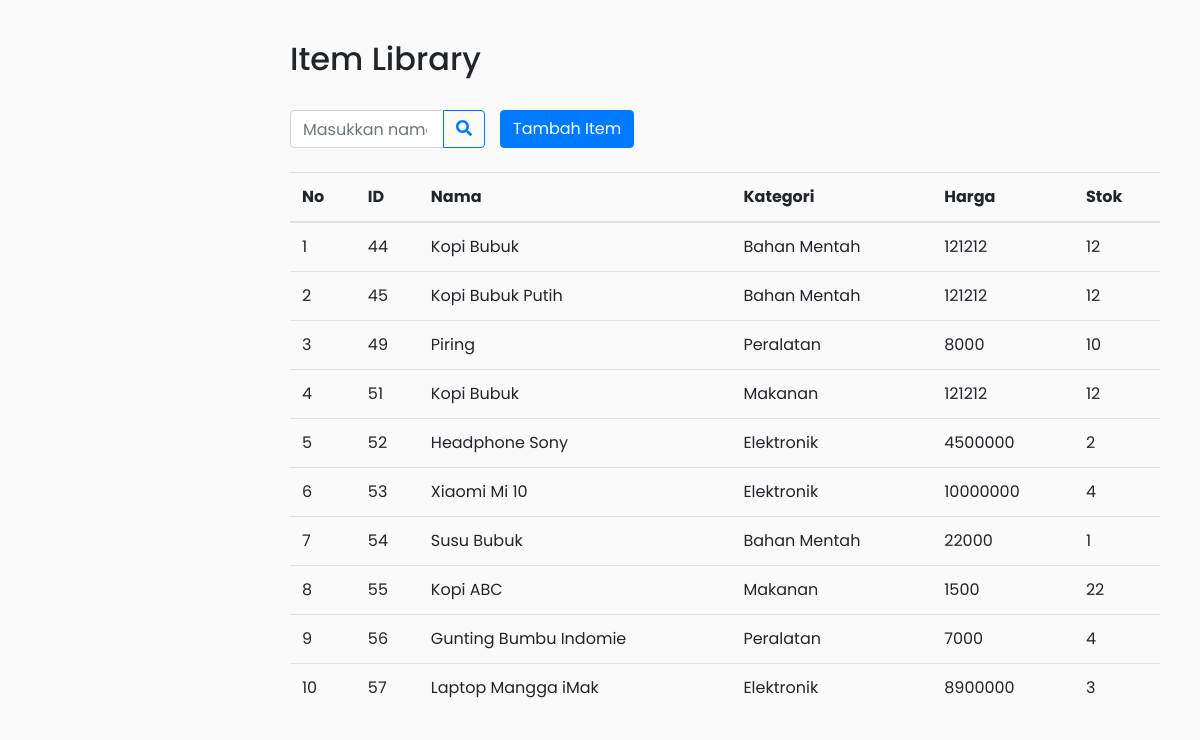
The page /library.php (signed in) on the database its author committed.
### tables this page shows
CREATE TABLE `tbl_item` (
  `id` int(11) NOT NULL,
  `name` varchar(32) NOT NULL,
  `category_id` int(3) NOT NULL,
  `price` float NOT NULL DEFAULT 0,
  `in_stock` int(6) NOT NULL
);

CREATE TABLE `tbl_category` (
  `id` int(11) NOT NULL,
  `name` varchar(30) NOT NULL
);

### util/config.php (called while the page is built, shortened)
<?php
function getDbConnection()
{
    try {
        $db = new PDO('mysql:host='.HOST.';dbname='.DATABASE.'', USER, PASSWORD);
        return $db;
    } catch (PDOException $e) {
        return "Error!: " . $e->getMessage();
        die();
    }
}
?>

### library.php (the view, shortened to what this page needs)
<!DOCTYPE html>
<html>
<head>
    <link rel="stylesheet" href="https://stackpath.bootstrapcdn.com/bootstrap/4.1.0/css/bootstrap.min.css">
    <link rel="stylesheet" href="css/sidenav.css">
    <link rel="stylesheet" href="css/util.css">
    <link rel="stylesheet" href="https://cdnjs.cloudflare.com/ajax/libs/malihu-custom-scrollbar-plugin/3.1.5/jquery.mCustomScrollbar.min.css">
</head>
<body>
    <div class="wrapper">
        <div id="content">
            <h2>Item Library</h2><br>
            <div class="row">
                <div class="input-group col-md-3">
                    <input class="form-control py-2" type="search" onkeyup="searchItem()" placeholder="Masukkan nama item" id="search-input">
                    <span class="input-group-append">
                        <button class="btn btn-outline-primary" type="button" onclick="searchItem()">
                            <i class="fa fa-search"></i>
                        </button>
                    </span>
                </div>
                <button class="btn btn-primary" data-toggle="modal" id="btn-add">Tambah Item</button>
            </div><br>
            <table class="table table-hover" id="table-item">
                <thead>
                    <tr>
                        <th scope="col">No</th>
                        <th scope="col">ID</th>
                        <th scope="col">Nama</th>
                        <th scope="col">Kategori</th>
                        <th scope="col">Harga</th>
                        <th scope="col">Stok</th>
                    </tr>
                </thead>
                <tbody>
                    <?php
                    require_once('./util/config.php');
                    $queryAllItems = getDbConnection()->query("SELECT * FROM tbl_item");
                    $no = 0;
                    if (!empty($queryAllItems)) {
                        while ($row  = $queryAllItems->fetch()) {
                            $no++;
                            $queryCategory = getDbConnection()->prepare("SELECT name FROM tbl_category WHERE id = :category_id");
                            $queryCategory->execute([
                                'category_id' => $row['category_id']
                            ]);
                            $categoryName = $queryCategory->fetchColumn();
                            echo "<tr>
                                    <td>" . $no . "</td>
                                    <td>" . $row['id'] . "</td>
                                    <td>" . $row['name'] . "</td>
                                    <td>" . $categoryName . "</td>
                                    <td>" . $row['price'] . "</td>
                                    <td>" . $row['in_stock'] . "</td>
                                </tr>";
                        }
                    } else {
                        echo "Data kosong";
                    }
                    ?>
                </tbody>
            </table>
                                            <?php
                                            require_once('./util/config.php');
                                            ?>
        </div>
    </div>
</body>
</html>

### css/sidenav.css (style rules this page uses)
body { font-family: 'Poppins', sans-serif; background: #fafafa; }
.wrapper { display: flex; width: 100%; }
#content { width: calc(100% - 250px); padding: 40px; min-height: 100vh; transition: all 0.3s; position: absolute; top: 0; right: 0; }

### rows shown on the page
tbl_item: id "44", name "Kopi Bubuk", category.name "Bahan Mentah", price "121212", in_stock "12"
tbl_item: id "45", name "Kopi Bubuk Putih", category.name "Bahan Mentah", price "121212", in_stock "12"
tbl_item: id "49", name "Piring", category.name "Peralatan", price "8000", in_stock "10"
tbl_item: id "51", name "Kopi Bubuk", category.name "Makanan", price "121212", in_stock "12"
tbl_item: id "52", name "Headphone Sony", category.name "Elektronik", price "4500000", in_stock "2"
tbl_item: id "53", name "Xiaomi Mi 10", category.name "Elektronik", price "10000000", in_stock "4"
tbl_item: id "54", name "Susu Bubuk", category.name "Bahan Mentah", price "22000", in_stock "1"
tbl_item: id "55", name "Kopi ABC", category.name "Makanan", price "1500", in_stock "22"
tbl_item: id "56", name "Gunting Bumbu Indomie", category.name "Peralatan", price "7000", in_stock "4"
tbl_item: id "57", name "Laptop Mangga iMak", category.name "Elektronik", price "8900000", in_stock "3"
